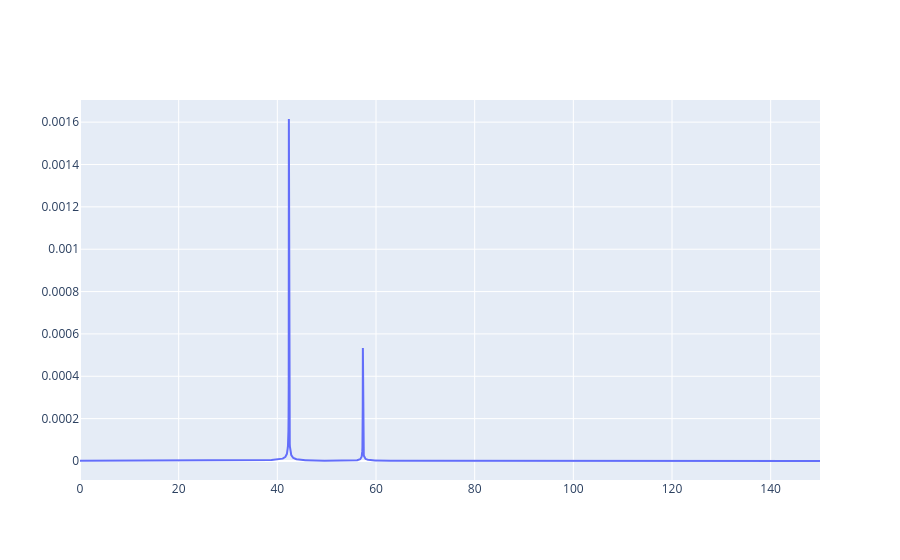

Source (notebook cell):
### Code cell
import plotly.graph_objects as go

fig = go.Figure()
fig.add_trace(go.Scatter(x=omega_list/60, y=np.abs(A1)))
fig

### Figure 1 — Plotly figure (JSON) as saved in the notebook; plotly's stock layout.template omitted (floating-point values rounded to 4 significant figures; data arrays with more than 128 entries replaced by an {"elided": "..."} marker saying what was removed)
{"data": [{"type": "scatter", "x": {"elided": "5000 float values"}, "y": {"elided": "5000 float values"}}], "layout": {}}
